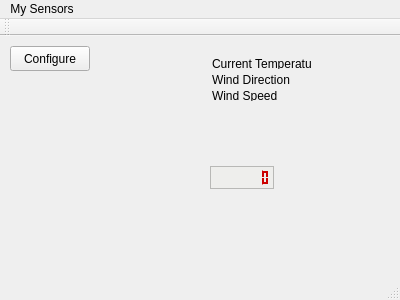
<?xml version="1.0" encoding="UTF-8"?>
<ui version="4.0">
 <class>MainWindow</class>
 <widget class="QMainWindow" name="MainWindow">
  <property name="geometry">
   <rect>
    <x>0</x>
    <y>0</y>
    <width>400</width>
    <height>300</height>
   </rect>
  </property>
  <property name="windowTitle">
   <string>MainWindow</string>
  </property>
  <widget class="QWidget" name="centralWidget">
   <widget class="QLCDNumber" name="lcdNumber">
    <property name="geometry">
     <rect>
      <x>210</x>
      <y>130</y>
      <width>64</width>
      <height>23</height>
     </rect>
    </property>
    <property name="palette">
     <palette>
      <active>
       <colorrole role="WindowText">
        <brush brushstyle="SolidPattern">
         <color alpha="255">
          <red>239</red>
          <green>41</green>
          <blue>41</blue>
         </color>
        </brush>
       </colorrole>
       <colorrole role="Button">
        <brush brushstyle="SolidPattern">
         <color alpha="255">
          <red>238</red>
          <green>238</green>
          <blue>236</blue>
         </color>
        </brush>
       </colorrole>
       <colorrole role="Light">
        <brush brushstyle="SolidPattern">
         <color alpha="255">
          <red>204</red>
          <green>0</green>
          <blue>0</blue>
         </color>
        </brush>
       </colorrole>
       <colorrole role="Midlight">
        <brush brushstyle="SolidPattern">
         <color alpha="255">
          <red>246</red>
          <green>246</green>
          <blue>245</blue>
         </color>
        </brush>
       </colorrole>
       <colorrole role="Dark">
        <brush brushstyle="SolidPattern">
         <color alpha="255">
          <red>204</red>
          <green>0</green>
          <blue>0</blue>
         </color>
        </brush>
       </colorrole>
       <colorrole role="Mid">
        <brush brushstyle="SolidPattern">
         <color alpha="255">
          <red>159</red>
          <green>159</green>
          <blue>157</blue>
         </color>
        </brush>
       </colorrole>
       <colorrole role="Text">
        <brush brushstyle="SolidPattern">
         <color alpha="255">
          <red>0</red>
          <green>0</green>
          <blue>0</blue>
         </color>
        </brush>
       </colorrole>
       <colorrole role="BrightText">
        <brush brushstyle="SolidPattern">
         <color alpha="255">
          <red>255</red>
          <green>255</green>
          <blue>255</blue>
         </color>
        </brush>
       </colorrole>
       <colorrole role="ButtonText">
        <brush brushstyle="SolidPattern">
         <color alpha="255">
          <red>0</red>
          <green>0</green>
          <blue>0</blue>
         </color>
        </brush>
       </colorrole>
       <colorrole role="Base">
        <brush brushstyle="SolidPattern">
         <color alpha="255">
          <red>255</red>
          <green>255</green>
          <blue>255</blue>
         </color>
        </brush>
       </colorrole>
       <colorrole role="Window">
        <brush brushstyle="SolidPattern">
         <color alpha="255">
          <red>238</red>
          <green>238</green>
          <blue>236</blue>
         </color>
        </brush>
       </colorrole>
       <colorrole role="Shadow">
        <brush brushstyle="SolidPattern">
         <color alpha="255">
          <red>0</red>
          <green>0</green>
          <blue>0</blue>
         </color>
        </brush>
       </colorrole>
       <colorrole role="AlternateBase">
        <brush brushstyle="SolidPattern">
         <color alpha="255">
          <red>246</red>
          <green>246</green>
          <blue>245</blue>
         </color>
        </brush>
       </colorrole>
       <colorrole role="ToolTipBase">
        <brush brushstyle="SolidPattern">
         <color alpha="255">
          <red>255</red>
          <green>255</green>
          <blue>220</blue>
         </color>
        </brush>
       </colorrole>
       <colorrole role="ToolTipText">
        <brush brushstyle="SolidPattern">
         <color alpha="255">
          <red>0</red>
          <green>0</green>
          <blue>0</blue>
         </color>
        </brush>
       </colorrole>
      </active>
      <inactive>
       <colorrole role="WindowText">
        <brush brushstyle="SolidPattern">
         <color alpha="255">
          <red>239</red>
          <green>41</green>
          <blue>41</blue>
         </color>
        </brush>
       </colorrole>
       <colorrole role="Button">
        <brush brushstyle="SolidPattern">
         <color alpha="255">
          <red>238</red>
          <green>238</green>
          <blue>236</blue>
         </color>
        </brush>
       </colorrole>
       <colorrole role="Light">
        <brush brushstyle="SolidPattern">
         <color alpha="255">
          <red>204</red>
          <green>0</green>
          <blue>0</blue>
         </color>
        </brush>
       </colorrole>
       <colorrole role="Midlight">
        <brush brushstyle="SolidPattern">
         <color alpha="255">
          <red>246</red>
          <green>246</green>
          <blue>245</blue>
         </color>
        </brush>
       </colorrole>
       <colorrole role="Dark">
        <brush brushstyle="SolidPattern">
         <color alpha="255">
          <red>204</red>
          <green>0</green>
          <blue>0</blue>
         </color>
        </brush>
       </colorrole>
       <colorrole role="Mid">
        <brush brushstyle="SolidPattern">
         <color alpha="255">
          <red>159</red>
          <green>159</green>
          <blue>157</blue>
         </color>
        </brush>
       </colorrole>
       <colorrole role="Text">
        <brush brushstyle="SolidPattern">
         <color alpha="255">
          <red>0</red>
          <green>0</green>
          <blue>0</blue>
         </color>
        </brush>
       </colorrole>
       <colorrole role="BrightText">
        <brush brushstyle="SolidPattern">
         <color alpha="255">
          <red>255</red>
          <green>255</green>
          <blue>255</blue>
         </color>
        </brush>
       </colorrole>
       <colorrole role="ButtonText">
        <brush brushstyle="SolidPattern">
         <color alpha="255">
          <red>0</red>
          <green>0</green>
          <blue>0</blue>
         </color>
        </brush>
       </colorrole>
       <colorrole role="Base">
        <brush brushstyle="SolidPattern">
         <color alpha="255">
          <red>255</red>
          <green>255</green>
          <blue>255</blue>
         </color>
        </brush>
       </colorrole>
       <colorrole role="Window">
        <brush brushstyle="SolidPattern">
         <color alpha="255">
          <red>238</red>
          <green>238</green>
          <blue>236</blue>
         </color>
        </brush>
       </colorrole>
       <colorrole role="Shadow">
        <brush brushstyle="SolidPattern">
         <color alpha="255">
          <red>0</red>
          <green>0</green>
          <blue>0</blue>
         </color>
        </brush>
       </colorrole>
       <colorrole role="AlternateBase">
        <brush brushstyle="SolidPattern">
         <color alpha="255">
          <red>246</red>
          <green>246</green>
          <blue>245</blue>
         </color>
        </brush>
       </colorrole>
       <colorrole role="ToolTipBase">
        <brush brushstyle="SolidPattern">
         <color alpha="255">
          <red>255</red>
          <green>255</green>
          <blue>220</blue>
         </color>
        </brush>
       </colorrole>
       <colorrole role="ToolTipText">
        <brush brushstyle="SolidPattern">
         <color alpha="255">
          <red>0</red>
          <green>0</green>
          <blue>0</blue>
         </color>
        </brush>
       </colorrole>
      </inactive>
      <disabled>
       <colorrole role="WindowText">
        <brush brushstyle="SolidPattern">
         <color alpha="255">
          <red>204</red>
          <green>0</green>
          <blue>0</blue>
         </color>
        </brush>
       </colorrole>
       <colorrole role="Button">
        <brush brushstyle="SolidPattern">
         <color alpha="255">
          <red>238</red>
          <green>238</green>
          <blue>236</blue>
         </color>
        </brush>
       </colorrole>
       <colorrole role="Light">
        <brush brushstyle="SolidPattern">
         <color alpha="255">
          <red>204</red>
          <green>0</green>
          <blue>0</blue>
         </color>
        </brush>
       </colorrole>
       <colorrole role="Midlight">
        <brush brushstyle="SolidPattern">
         <color alpha="255">
          <red>246</red>
          <green>246</green>
          <blue>245</blue>
         </color>
        </brush>
       </colorrole>
       <colorrole role="Dark">
        <brush brushstyle="SolidPattern">
         <color alpha="255">
          <red>204</red>
          <green>0</green>
          <blue>0</blue>
         </color>
        </brush>
       </colorrole>
       <colorrole role="Mid">
        <brush brushstyle="SolidPattern">
         <color alpha="255">
          <red>159</red>
          <green>159</green>
          <blue>157</blue>
         </color>
        </brush>
       </colorrole>
       <colorrole role="Text">
        <brush brushstyle="SolidPattern">
         <color alpha="255">
          <red>204</red>
          <green>0</green>
          <blue>0</blue>
         </color>
        </brush>
       </colorrole>
       <colorrole role="BrightText">
        <brush brushstyle="SolidPattern">
         <color alpha="255">
          <red>255</red>
          <green>255</green>
          <blue>255</blue>
         </color>
        </brush>
       </colorrole>
       <colorrole role="ButtonText">
        <brush brushstyle="SolidPattern">
         <color alpha="255">
          <red>204</red>
          <green>0</green>
          <blue>0</blue>
         </color>
        </brush>
       </colorrole>
       <colorrole role="Base">
        <brush brushstyle="SolidPattern">
         <color alpha="255">
          <red>238</red>
          <green>238</green>
          <blue>236</blue>
         </color>
        </brush>
       </colorrole>
       <colorrole role="Window">
        <brush brushstyle="SolidPattern">
         <color alpha="255">
          <red>238</red>
          <green>238</green>
          <blue>236</blue>
         </color>
        </brush>
       </colorrole>
       <colorrole role="Shadow">
        <brush brushstyle="SolidPattern">
         <color alpha="255">
          <red>0</red>
          <green>0</green>
          <blue>0</blue>
         </color>
        </brush>
       </colorrole>
       <colorrole role="AlternateBase">
        <brush brushstyle="SolidPattern">
         <color alpha="255">
          <red>238</red>
          <green>238</green>
          <blue>236</blue>
         </color>
        </brush>
       </colorrole>
       <colorrole role="ToolTipBase">
        <brush brushstyle="SolidPattern">
         <color alpha="255">
          <red>255</red>
          <green>255</green>
          <blue>220</blue>
         </color>
        </brush>
       </colorrole>
       <colorrole role="ToolTipText">
        <brush brushstyle="SolidPattern">
         <color alpha="255">
          <red>0</red>
          <green>0</green>
          <blue>0</blue>
         </color>
        </brush>
       </colorrole>
      </disabled>
     </palette>
    </property>
    <property name="font">
     <font>
      <family>DejaVu Sans Mono</family>
      <pointsize>10</pointsize>
      <weight>75</weight>
      <bold>true</bold>
     </font>
    </property>
    <property name="autoFillBackground">
     <bool>true</bool>
    </property>
    <property name="locale">
     <locale language="Portuguese" country="Brazil"/>
    </property>
    <property name="frameShape">
     <enum>QFrame::StyledPanel</enum>
    </property>
    <property name="frameShadow">
     <enum>QFrame::Raised</enum>
    </property>
    <property name="smallDecimalPoint">
     <bool>true</bool>
    </property>
    <property name="digitCount">
     <number>7</number>
    </property>
   </widget>
   <widget class="QPushButton" name="pushButton">
    <property name="geometry">
     <rect>
      <x>10</x>
      <y>10</y>
      <width>80</width>
      <height>25</height>
     </rect>
    </property>
    <property name="text">
     <string>Configure</string>
    </property>
   </widget>
   <widget class="QWidget" name="layoutWidget">
    <property name="geometry">
     <rect>
      <x>201</x>
      <y>11</y>
      <width>122</width>
      <height>65</height>
     </rect>
    </property>
    <layout class="QGridLayout" name="gridLayout">
     <item row="0" column="0">
      <widget class="QLabel" name="label">
       <property name="text">
        <string>Current Temperature</string>
       </property>
      </widget>
     </item>
     <item row="1" column="0">
      <widget class="QLabel" name="label_2">
       <property name="text">
        <string>Wind Direction</string>
       </property>
      </widget>
     </item>
     <item row="2" column="0">
      <widget class="QLabel" name="label_3">
       <property name="text">
        <string>Wind Speed</string>
       </property>
      </widget>
     </item>
    </layout>
   </widget>
   <widget class="QLabel" name="temp_label">
    <property name="geometry">
     <rect>
      <x>340</x>
      <y>10</y>
      <width>54</width>
      <height>17</height>
     </rect>
    </property>
    <property name="text">
     <string/>
    </property>
    <property name="textFormat">
     <enum>Qt::AutoText</enum>
    </property>
   </widget>
  </widget>
  <widget class="QMenuBar" name="menuBar">
   <property name="geometry">
    <rect>
     <x>0</x>
     <y>0</y>
     <width>400</width>
     <height>22</height>
    </rect>
   </property>
   <widget class="QMenu" name="menuMy_Sensors">
    <property name="title">
     <string>My Sensors</string>
    </property>
   </widget>
   <addaction name="menuMy_Sensors"/>
  </widget>
  <widget class="QToolBar" name="mainToolBar">
   <attribute name="toolBarArea">
    <enum>TopToolBarArea</enum>
   </attribute>
   <attribute name="toolBarBreak">
    <bool>false</bool>
   </attribute>
  </widget>
  <widget class="QStatusBar" name="statusBar"/>
 </widget>
 <layoutdefault spacing="6" margin="11"/>
 <resources/>
 <connections/>
</ui>
